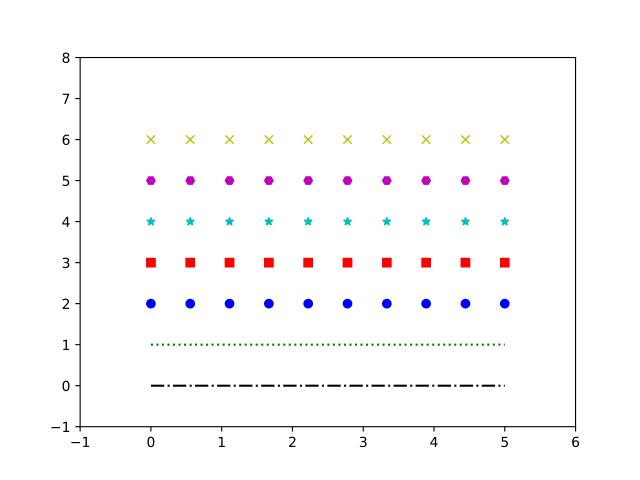

This figure's Python source:
import numpy as np
from matplotlib import pyplot as plt

plt.rcParams["pdf.fonttype"] = 42

colors = np.array(["k", "g", "b", "r", "c", "m", "y", "w"])
x = np.linspace(0, 5, 10)
y = np.ones(10)
ls = np.array(["-.", ":", "o", "s", "*", "H", "x", "D"])

for i in range(len(colors)):
    plt.plot(x, i*y, colors[i] + ls[i])

plt.axis([-1, 6, -1, 8])
plt.savefig(
    "linestyle.pdf",
    format="pdf",
    metadata={"CreationDate": None, "ModDate": None},
)
plt.close()
